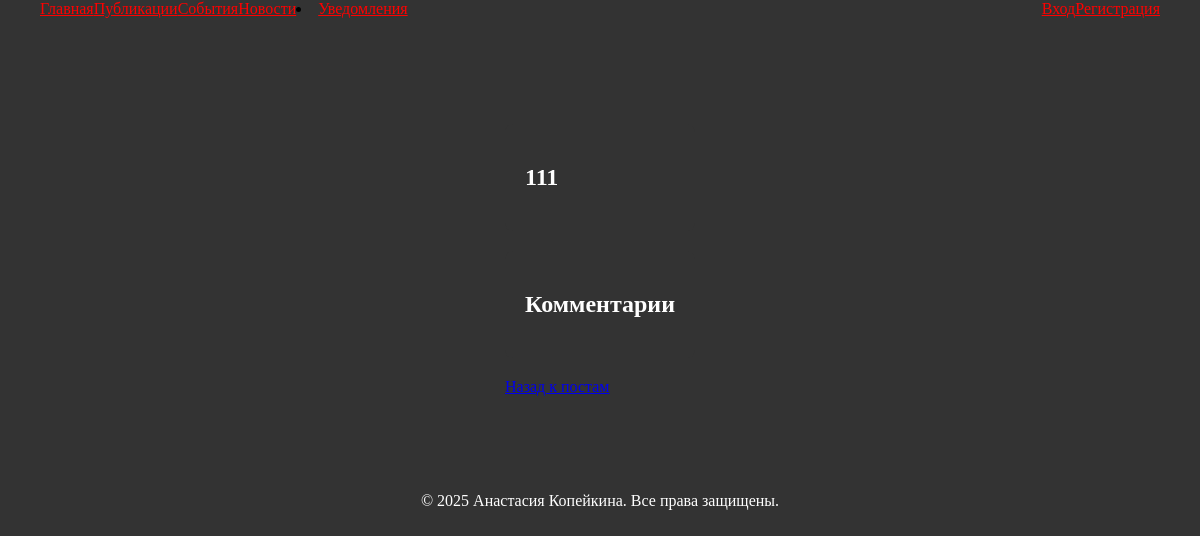
The page /post/1/comments on the database as committed earlier.
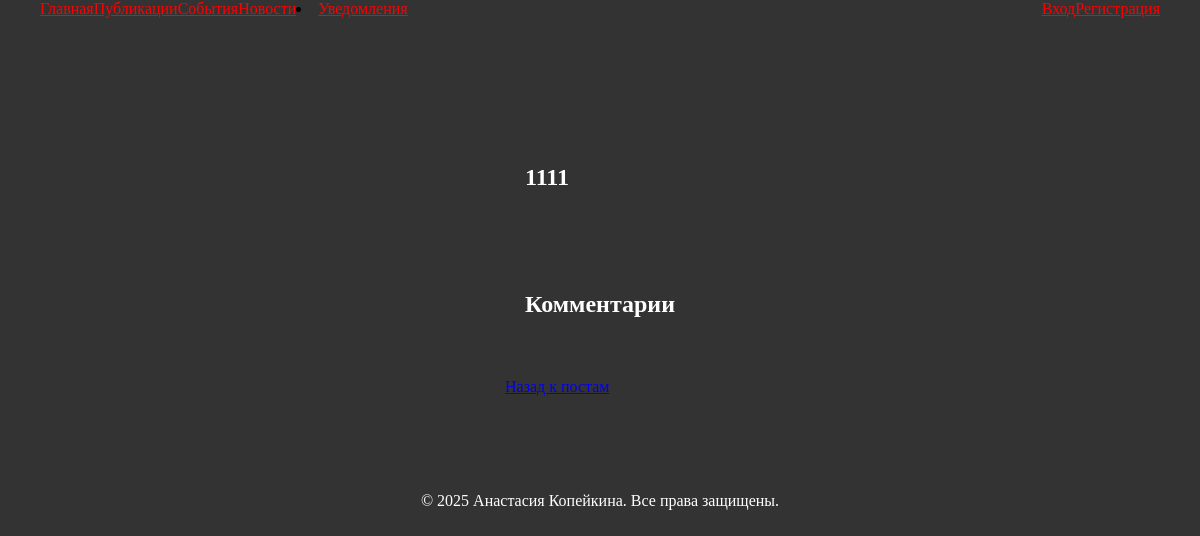
The same page on the database as committed later.
### application/models.py (models this page shows, shortened)
class Post(db.Model):
    id = db.Column(db.Integer, primary_key=True)
    user_id = db.Column(db.Integer, db.ForeignKey('user.id'), nullable=False)
    content_text = db.Column(db.Text, nullable=True)
    file_path = db.Column(db.String(255), nullable=True)
    file_type = db.Column(db.String(10), nullable=False)  # 'image', 'video', or 'none'
    created_at = db.Column(db.DateTime, default=datetime.now)
    updated_at = db.Column(db.DateTime, default=datetime.now, onupdate=datetime.now)
    is_active = db.Column(db.Boolean, default=True)
    likes = db.relationship('Like', backref='post', lazy=True)
    comments = db.relationship('Comment', backref='post', lazy=True)

### application/views/comments.py (the view)
@comments_bp.route('/post/<int:post_id>/comments', methods=['GET'])
def list_comments(post_id):
    form = CommentForm()
    post=Post.query.get_or_404(post_id)
    comments=Comment.query.filter_by(post_id=post.id).all()
    return render_template("comments.html", post=post , comments=comments, form=form)

### application/templates/comments.html (shortened to what this page needs)
{% extends 'base.html' %}
{% block content %}
<div class="home-container" style="max-width: 1200px; margin: 0 auto; padding: 40px 20px;">
    <div class="post-container" style="background-color: #333333; border-radius: 8px; padding: 20px; margin-bottom: 20px;">
        <h2 style="color: #fff;">{{ post.content_text }}</h2>
    </div>
    <div class="comments-section" style="background-color: #333333; border-radius: 8px; padding: 20px;">
        <h2 style="color: #fff;">Комментарии</h2>
    </div>
    <div style="margin-top: 20px;">
        <a href="{{ url_for('posts.list_posts') }}" class="ant-btn ant-btn-default">Назад к постам</a>
    </div>
</div>
{% endblock %}

Rows that differ between the two databases and show on the page:
changed Post: content_text "111" → "1111"
